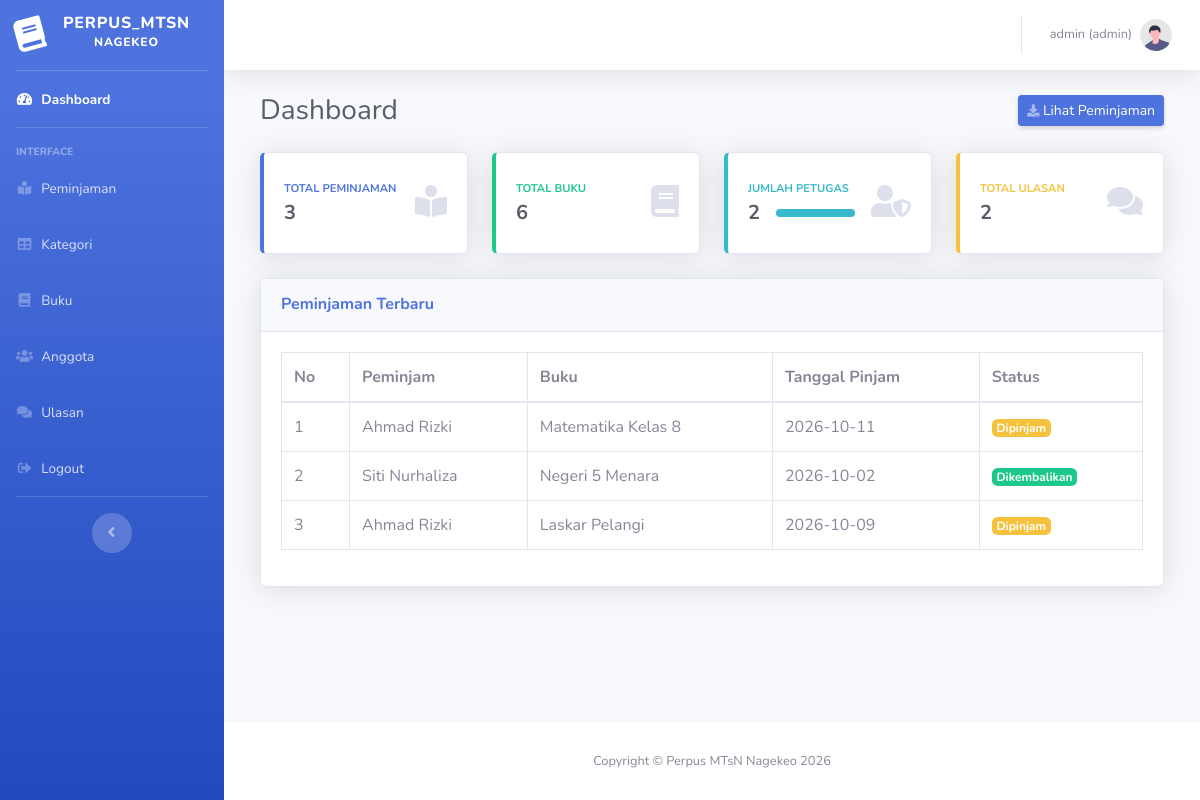
The app's page /index.php (signed in) with its own data.
### tables this page shows
CREATE TABLE peminjaman (
  id_peminjaman INT AUTO_INCREMENT PRIMARY KEY,
  id_user INT NOT NULL,
  id_buku INT NOT NULL,
  tanggal_peminjaman DATE NOT NULL,
  tanggal_pengembalian DATE DEFAULT NULL,
  status ENUM('dipinjam','dikembalikan') NOT NULL DEFAULT 'dipinjam',
  FOREIGN KEY (id_user) REFERENCES user(id_user) ON DELETE CASCADE ON UPDATE CASCADE,
  FOREIGN KEY (id_buku) REFERENCES buku(id_buku) ON DELETE CASCADE ON UPDATE CASCADE
);

CREATE TABLE user (
  id_user INT AUTO_INCREMENT PRIMARY KEY,
  username VARCHAR(50) NOT NULL UNIQUE,
  password VARCHAR(255) NOT NULL,
  nama VARCHAR(100) NOT NULL,
  email VARCHAR(100) DEFAULT NULL,
  alamat TEXT DEFAULT NULL,
  level ENUM('admin','petugas','peminjam') NOT NULL DEFAULT 'peminjam',
  created_at TIMESTAMP DEFAULT CURRENT_TIMESTAMP
);

CREATE TABLE buku (
  id_buku INT AUTO_INCREMENT PRIMARY KEY,
  id_kategori INT NOT NULL,
  judul VARCHAR(200) NOT NULL,
  penulis VARCHAR(100) NOT NULL,
  penerbit VARCHAR(100) DEFAULT NULL,
  tahun_terbit YEAR DEFAULT NULL,
  stok INT NOT NULL DEFAULT 0,
  deskripsi TEXT DEFAULT NULL,
  FOREIGN KEY (id_kategori) REFERENCES kategori(id_kategori) ON DELETE RESTRICT ON UPDATE CASCADE
);

### home.php (the view)
<?php
$total_peminjaman = (int) $koneksi->query('SELECT COUNT(*) FROM peminjaman')->fetchColumn();
$total_buku = (int) $koneksi->query('SELECT COUNT(*) FROM buku')->fetchColumn();
$total_petugas = (int) $koneksi->query("SELECT COUNT(*) FROM user WHERE level IN ('admin','petugas')")->fetchColumn();
$total_ulasan = (int) $koneksi->query('SELECT COUNT(*) FROM ulasan')->fetchColumn();
?>
<div class="d-sm-flex align-items-center justify-content-between mb-4">
    <h1 class="h3 mb-0 text-gray-800">Dashboard</h1>
    <a href="?page=peminjaman" class="d-none d-sm-inline-block btn btn-sm btn-primary shadow-sm">
        <i class="fas fa-download fa-sm text-white-50"></i> Lihat Peminjaman
    </a>
</div>
<div class="row">
    <div class="col-xl-3 col-md-6 mb-4">
        <div class="card border-left-primary shadow h-100 py-2">
            <div class="card-body">
                <div class="row no-gutters align-items-center">
                    <div class="col mr-2">
                        <div class="text-xs font-weight-bold text-primary text-uppercase mb-1">Total Peminjaman</div>
                        <div class="h5 mb-0 font-weight-bold text-gray-800"><?= $total_peminjaman; ?></div>
                    </div>
                    <div class="col-auto">
                        <i class="fas fa-book-reader fa-2x text-gray-300"></i>
                    </div>
                </div>
            </div>
        </div>
    </div>
    <div class="col-xl-3 col-md-6 mb-4">
        <div class="card border-left-success shadow h-100 py-2">
            <div class="card-body">
                <div class="row no-gutters align-items-center">
                    <div class="col mr-2">
                        <div class="text-xs font-weight-bold text-success text-uppercase mb-1">Total Buku</div>
                        <div class="h5 mb-0 font-weight-bold text-gray-800"><?= $total_buku; ?></div>
                    </div>
                    <div class="col-auto">
                        <i class="fas fa-book fa-2x text-gray-300"></i>
                    </div>
                </div>
            </div>
        </div>
    </div>
    <div class="col-xl-3 col-md-6 mb-4">
        <div class="card border-left-info shadow h-100 py-2">
            <div class="card-body">
                <div class="row no-gutters align-items-center">
                    <div class="col mr-2">
                        <div class="text-xs font-weight-bold text-info text-uppercase mb-1">Jumlah Petugas</div>
                        <div class="row no-gutters align-items-center">
                            <div class="col-auto">
                                <div class="h5 mb-0 mr-3 font-weight-bold text-gray-800"><?= $total_petugas; ?></div>
                            </div>
                            <div class="col">
                                <div class="progress progress-sm mr-2">
                                    <div class="progress-bar bg-info" role="progressbar"
                                        style="width: 100%" aria-valuenow="100" aria-valuemin="0"
                                        aria-valuemax="100"></div>
                                </div>
                            </div>
                        </div>
                    </div>
                    <div class="col-auto">
                        <i class="fas fa-user-shield fa-2x text-gray-300"></i>
                    </div>
                </div>
            </div>
        </div>
    </div>
    <div class="col-xl-3 col-md-6 mb-4">
        <div class="card border-left-warning shadow h-100 py-2">
            <div class="card-body">
                <div class="row no-gutters align-items-center">
                    <div class="col mr-2">
                        <div class="text-xs font-weight-bold text-warning text-uppercase mb-1">Total Ulasan</div>
                        <div class="h5 mb-0 font-weight-bold text-gray-800"><?= $total_ulasan; ?></div>
                    </div>
                    <div class="col-auto">
                        <i class="fas fa-comments fa-2x text-gray-300"></i>
                    </div>
                </div>
            </div>
        </div>
    </div>
</div>
<div class="row">
    <div class="col-lg-12">
        <div class="card shadow mb-4">
            <div class="card-header py-3">
                <h6 class="m-0 font-weight-bold text-primary">Peminjaman Terbaru</h6>
            </div>
            <div class="card-body">
                <div class="table-responsive">
                    <table class="table table-bordered" width="100%" cellspacing="0">
                        <thead>
                            <tr>
                                <th>No</th>
                                <th>Peminjam</th>
                                <th>Buku</th>
                                <th>Tanggal Pinjam</th>
                                <th>Status</th>
                            </tr>
                        </thead>
                        <tbody>
                            <?php
                            $i = 1;
                            $q = $koneksi->query(
                                "SELECT p.*, u.nama, b.judul
                                 FROM peminjaman p
                                 JOIN user u ON u.id_user = p.id_user
                                 JOIN buku b ON b.id_buku = p.id_buku
                                 ORDER BY p.id_peminjaman DESC
                                 LIMIT 5"
                            );
                            foreach ($q as $row) {
                            ?>
                            <tr>
                                <td><?= $i++; ?></td>
                                <td><?= htmlspecialchars($row['nama']); ?></td>
                                <td><?= htmlspecialchars($row['judul']); ?></td>
                                <td><?= htmlspecialchars($row['tanggal_peminjaman']); ?></td>
                                <td>
                                    <?php if ($row['status'] === 'dipinjam'): ?>
                                        <span class="badge badge-warning">Dipinjam</span>
                                    <?php else: ?>
                                        <span class="badge badge-success">Dikembalikan</span>
                                    <?php endif; ?>
                                </td>
                            </tr>
                            <?php } ?>
                        </tbody>
                    </table>
                </div>
            </div>
        </div>
    </div>
</div>

### index.php (shortened to what this page needs)
<?php
$level = $_SESSION['level'] ?? '';
$page = isset($_GET['page']) ? $_GET['page'] : 'home';
?>
<!DOCTYPE html>
<html lang="en">
<head>
    <link href="vendor/fontawesome-free/css/all.min.css" rel="stylesheet" type="text/css">
    <link href="css/sb-admin-2.min.css" rel="stylesheet">
    <link href="vendor/datatables/dataTables.bootstrap4.min.css" rel="stylesheet">
</head>
<body id="page-top">
    <div id="wrapper">
        <ul class="navbar-nav bg-gradient-primary sidebar sidebar-dark accordion" id="accordionSidebar">
            <a class="sidebar-brand d-flex align-items-center justify-content-center" href="index.php">
                <div class="sidebar-brand-icon rotate-n-15">
                    <i class="fas fa-book"></i>
                </div>
                <div class="sidebar-brand-text mx-3">Perpus_MtsN <sup>Nagekeo</sup></div>
            </a>
            <hr class="sidebar-divider my-0">
           <li class="nav-item <?= $page === 'home' ? 'active' : ''; ?>">
           <a class="nav-link" href="index.php">
        <i class="fas fa-fw fa-tachometer-alt"></i>
        <span>Dashboard</span>
           </a>
         </li>
            <hr class="sidebar-divider">
            <div class="sidebar-heading">
                Interface
            </div>
            <li class="nav-item <?= strpos($page, 'peminjaman') === 0 ? 'active' : ''; ?>">
                <a class="nav-link" href="?page=peminjaman">
                    <i class="fas fa-fw fa-book-reader"></i>
                    <span>Peminjaman</span>
                </a>
            </li>
           <?php if ($level !== 'peminjam') : ?>
            <li class="nav-item <?= strpos($page, 'kategori') === 0 ? 'active' : ''; ?>">
                <a class="nav-link" href="?page=kategori">
                    <i class="fas fa-fw fa-table"></i>
                    <span>Kategori</span>
                </a>
            </li>
            <li class="nav-item <?= strpos($page, 'buku') === 0 ? 'active' : ''; ?>">
                <a class="nav-link" href="?page=buku">
                    <i class="fas fa-fw fa-book"></i>
                    <span>Buku</span>
                </a>
            </li>
            <li class="nav-item <?= strpos($page, 'anggota') === 0 ? 'active' : ''; ?>">
                <a class="nav-link" href="?page=anggota">
                    <i class="fas fa-fw fa-users"></i>
                    <span>Anggota</span>
                </a>
            </li>
           <?php endif; ?>
            <li class="nav-item <?= strpos($page, 'ulasan') === 0 ? 'active' : ''; ?>">
                <a class="nav-link" href="?page=ulasan">
                    <i class="fas fa-fw fa-comments"></i>
                    <span>Ulasan</span>
                </a>
            </li>
            <li class="nav-item">
                <a class="nav-link" href="#" data-toggle="modal" data-target="#logoutModal">
                    <i class="fas fa-fw fa-sign-out-alt"></i>
                    <span>Logout</span>
                </a>
            </li>
            <hr class="sidebar-divider d-none d-md-block">
            <div class="text-center d-none d-md-inline">
                <button class="rounded-circle border-0" id="sidebarToggle"></button>
            </div>
        </ul>
        <div id="content-wrapper" class="d-flex flex-column">
            <div id="content">
                <nav class="navbar navbar-expand navbar-light bg-white topbar mb-4 static-top shadow">
                    <ul class="navbar-nav ml-auto">
                        <li class="nav-item dropdown no-arrow">
                            <a class="nav-link dropdown-toggle" href="#" id="userDropdown" role="button"
                                data-toggle="dropdown" aria-haspopup="true" aria-expanded="false">
                                <span class="mr-2 d-none d-lg-inline text-gray-600 small">
                                    <?= htmlspecialchars($_SESSION['username']); ?>
                                    (<?= htmlspecialchars($level); ?>)
                                </span>
                                <img class="img-profile rounded-circle"
                                    src="img/undraw_profile.svg">
                            </a>
                        </li>
                    </ul>
                </nav>
                <div class="container-fluid">
                    <div class="row">
                     <div class="container-fluid">
    <?php
    if (file_exists($page . '.php')) {
        include $page . '.php';
    } else {
        echo "<div class='alert alert-danger'>Halaman tidak ditemukan!</div>";
    }
    ?>
</div>
                     </div>
                </div>
            </div>
            <footer class="sticky-footer bg-white">
                <div class="container my-auto">
                    <div class="copyright text-center my-auto">
                        <span>Copyright &copy; Perpus MTsN Nagekeo 2026</span>
                    </div>
                </div>
            </footer>
        </div>
    </div>
</body>
</html>

### records on screen
peminjaman: id_user.nama "Ahmad Rizki", id_buku.judul "Matematika Kelas 8", tanggal_peminjaman "2026-10-11", status "Dipinjam"
peminjaman: id_user.nama "Siti Nurhaliza", id_buku.judul "Negeri 5 Menara", tanggal_peminjaman "2026-10-02", status "Dikembalikan"
peminjaman: id_user.nama "Ahmad Rizki", id_buku.judul "Laskar Pelangi", tanggal_peminjaman "2026-10-09", status "Dipinjam"

### other values on screen
$_SESSION['username'] "admin"
$level "admin"
$total_peminjaman "3"
$total_buku "6"
$total_petugas "2"
$total_ulasan "2"
